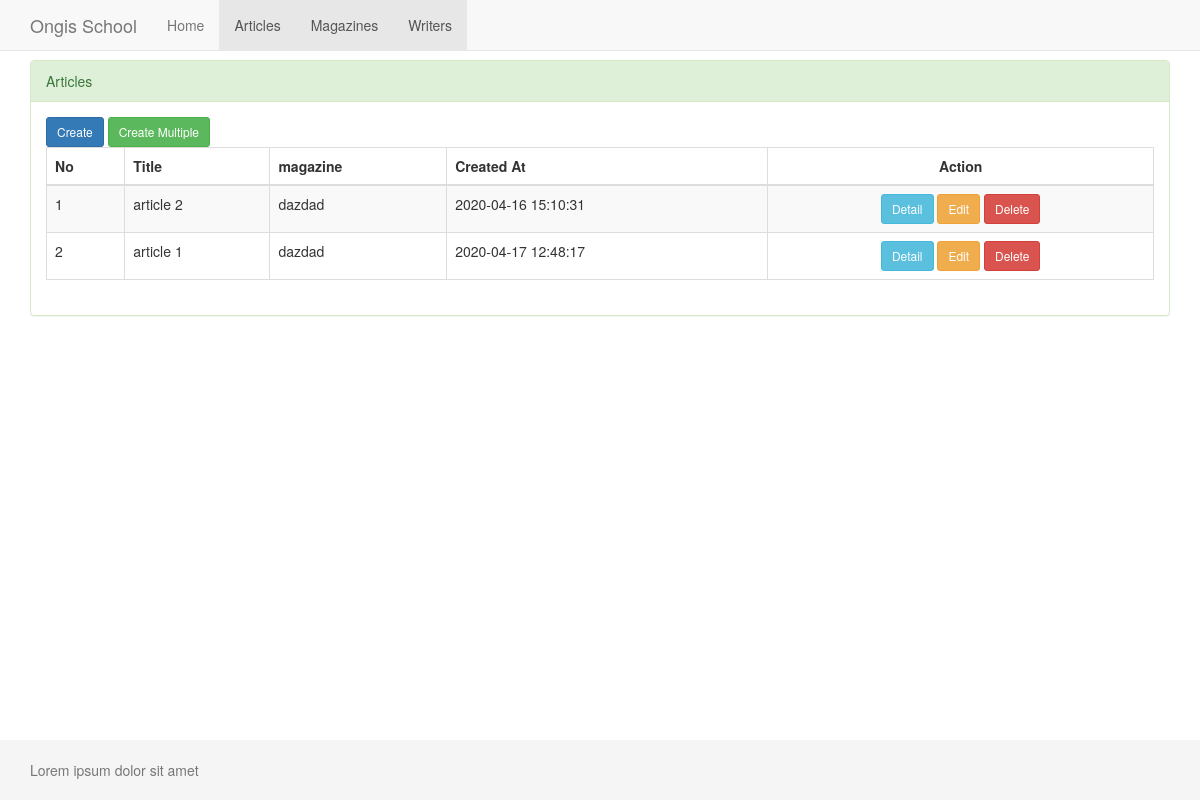
Screenshot of /index.php?page=articles with the database file from the repository.
### tables this page shows
CREATE TABLE `articles` (
  `id` int(11) NOT NULL,
  `title` varchar(100) NOT NULL,
  `content` text NOT NULL,
  `magazine` int(11) NOT NULL,
  `created_at` datetime DEFAULT NULL,
  `updated_at` datetime DEFAULT NULL
);

CREATE TABLE `magazines` (
  `id` int(11) NOT NULL,
  `title` varchar(100) NOT NULL,
  `content` text NOT NULL,
  `publisher` varchar(100) DEFAULT NULL,
  `created_at` datetime DEFAULT NULL,
  `updated_at` datetime DEFAULT NULL
);

### config/app.php (called while the page is built, shortened)
<?php
$baseUrl = 'http://localhost/FIVERR-master//';

### config/database.php (called while the page is built, shortened)
<?php
class database
{
	static function connection()
	{
		try {
			$conn = new PDO('mysql:host=127.0.0.1;dbname=ongisschool_crud', 'root', '');
	        $conn->setAttribute(PDO::ATTR_ERRMODE, PDO::ERRMODE_EXCEPTION);
		} catch (Exception $e) {
			 $conn = null;
		}
			return $conn;
	}
}

### config/ArticleModel.php (called while the page is built, shortened)
<?php
class ArticleModel
{
	private $db;
    public function __construct()
	{
		$this->db = database::connection();
	}
    public function getData(){
		$query = $this->db->prepare("SELECT * FROM articles");
		$query->execute();
		return $query->fetchAll(PDO::FETCH_OBJ);
	}
	}

### config/MagazineModel.php (called while the page is built, shortened)
<?php
class MagazineModel
{
	private $db;
    public function __construct()
	{
		$this->db = database::connection();
	}
    public function getDataById($id)
    {
		$query = $this->db->prepare('SELECT * FROM magazines WHERE id=:id');
        $query->execute(['id' => $id]);
        return $query->fetch(PDO::FETCH_OBJ);
	}
}

### articles/data.php (the view, shortened to what this page needs)
<div class="col-lg-12">
           <div class="panel panel-success">
               <div class="panel-heading">
                   Articles
               </div>
               <div class="panel-body">
                   <a href="<?php echo $baseUrl; ?>index.php?page=articles&action=create" class="btn btn-sm btn-primary">Create</a>
                   <a href="<?php echo $baseUrl; ?>index.php?page=articles&action=createMultiple" class="btn btn-sm btn-success">Create Multiple</a>
                   <div class="table-responsive">
                       <table class="table table-bordered table-striped">
                       <thead>
                           <tr>
                               <th>No</th>
                               <th>Title</th>
                               <th>magazine</th>
                               <th>Created At</th>
                               <th class="text-center">Action</th>
                           </tr>
                       </thead>
                       <tbody>
                       <?php
                           $statement = $model->getData();
                           $no = 1;
                           foreach ($statement as $article) {
                       ?>
                           <tr>
                               <td><?php echo $no++; ?></td>
                               <td><?php echo $article->title; ?></td>
                               <td><?php
                                         $data = $modelMagazin->getDataById($article->magazine) ;
                                         echo $data->title;
                                   ?>
                               </td>
                               <td><?php echo $article->created_at; ?></td>
                               <td class="text-center">
                                   <a href="<?php echo $baseUrl; ?>index.php?page=articles&action=detail&id=<?php echo $article->id; ?>" class="btn btn-sm btn-info">Detail</a>
                                   <a href="<?php echo $baseUrl; ?>index.php?page=articles&action=edit&id=<?php echo $article->id; ?>" class="btn btn-sm btn-warning">Edit</a>
                                   <button value="<?php echo $baseUrl; ?>index.php?page=articles&action=delete&id=<?php echo $article->id; ?>" class="btn btn-sm btn-danger delete" id="<?php echo $article->id; ?>">Delete</button>
                               </td>
                           </tr>
                       <?php
                           }
                       ?>
                       </tbody>
                   </table>
                   </div>
               </div>
           </div>
       </div>

### assets/css/style.css (style rules this page uses)
html { position: relative; min-height: 100%; }
body { margin-bottom: 60px; }

### rows the page displays
articles: title "article 2", magazine.title "dazdad", created_at "2020-04-16 15:10:31"
articles: title "article 1", magazine.title "dazdad", created_at "2020-04-17 12:48:17"
